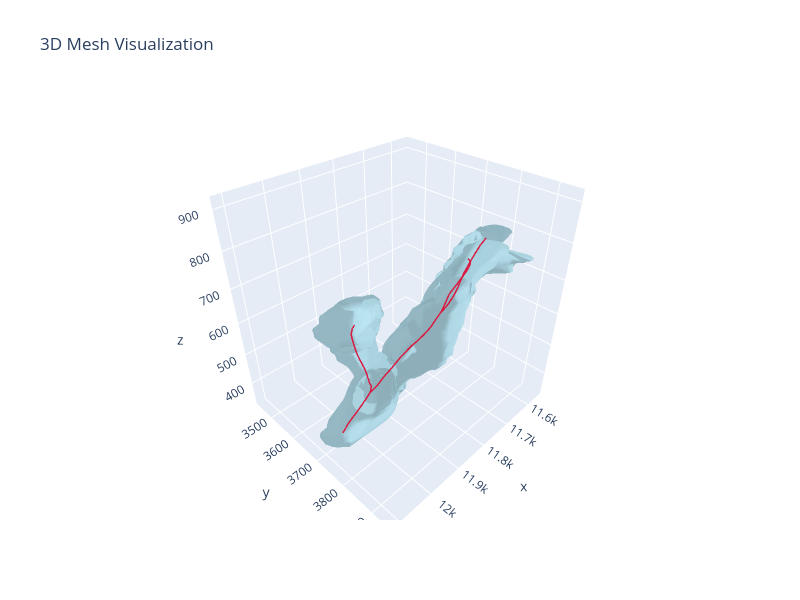

Notebook code for this chart:
### Markdown cell above
## Load Mesh and skeleton

### Code cell
spine_idx = 76
mcf_qst = 1.3
mcf_mcst = 5
obj_name = f"TS{spine_idx}"
skeleton_name = f"TS{spine_idx}_qst{mcf_qst}_mcst{mcf_mcst}"
mm = MeshManager(mesh_path=f"../data/mesh/processed/{obj_name}_simplified.obj")
raw_skeleton = SkeletonGraph.from_txt(f"../data/mcf_skeletons/{skeleton_name}.polylines.txt")
raw_skeleton.prune_short_branches_inplace(min_length=10)
mm.visualize_mesh_3d(skel=raw_skeleton)

### Figure 1 — Plotly figure (JSON) as saved in the notebook; plotly's stock layout.template omitted (floating-point values rounded to 4 significant figures; data arrays with more than 128 entries replaced by an {"elided": "..."} marker saying what was removed)
{"data": [{"color": "lightblue", "i": {"elided": "3022 int values"}, "j": {"elided": "3022 int values"}, "k": {"elided": "3022 int values"}, "name": "Mesh", "opacity": 0.8, "type": "mesh3d", "x": {"elided": "1509 float values"}, "y": {"elided": "1509 float values"}, "z": {"elided": "1509 float values"}}, {"line": {"color": "crimson", "width": 3}, "mode": "lines", "name": "Skeleton 0", "opacity": 0.95, "showlegend": false, "type": "scatter3d", "x": {"elided": "411 float values"}, "y": {"elided": "411 float values"}, "z": {"elided": "411 float values"}}], "layout": {"autosize": false, "height": 600, "scene": {"aspectmode": "data", "xaxis": {"visible": true}, "yaxis": {"visible": true}, "zaxis": {"visible": true}}, "title": {"text": "3D Mesh Visualization"}, "width": 800}}
